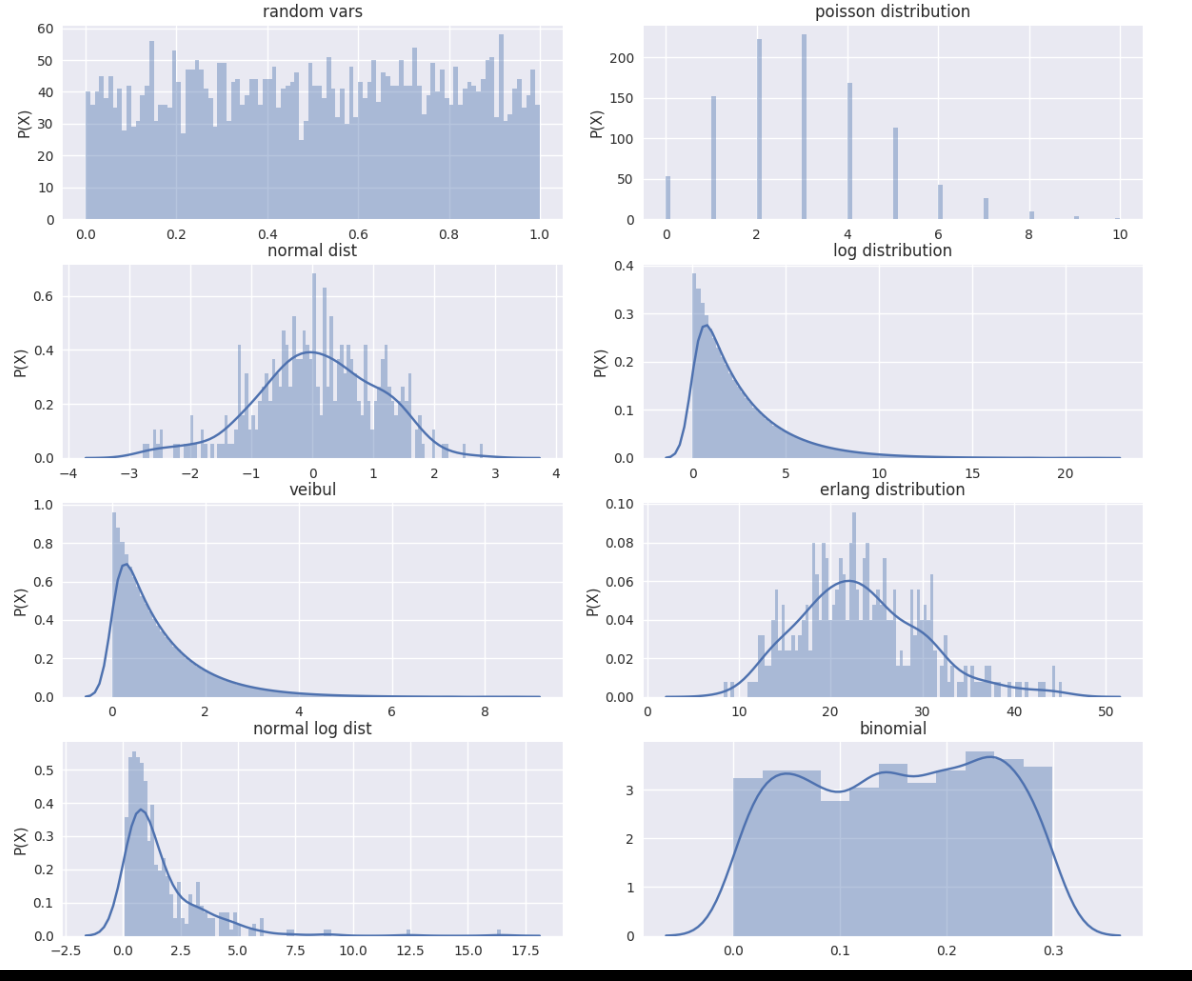

Source code (Python):
import numpy as np
import matplotlib.pyplot as plt
import seaborn as sns

### randoms_mixed = np.random.rand(1, pow(2, k-2))
np.random.seed(sum(map(ord, "distributions")))
sns.set(color_codes=True)
__bins__ = 50

def binomial_dist(randoms_mixed, P, N_experiments): # P binomial threshold
    condition = randoms_mixed[:N_experiments] <= P
    plt.subplot(428)
    plt.title("binomial")
    binomial__ = np.extract(condition, randoms_mixed)
    sns.distplot(binomial__)
    return binomial__

def __randn__log__(randoms_mixed, expectaion, sigma):  # normal distribution rand
    length = int(randoms_mixed.shape[0]/12)
    randoms_mixed = randoms_mixed[:length*12]
    randoms_mixed = randoms_mixed.reshape((length, 12))
    S = 0
    randoms_normal_log = np.array([])
    for randoms_mixed_i in randoms_mixed:
        S = 0
        for j in range(12):
            S += randoms_mixed_i[j]
        randoms_normal_log = np.append(randoms_normal_log, np.exp(expectaion + sigma*(S-6)))

    plt.subplot(427)
    plt.title("normal log dist")
    plt.ylabel('P(X)')

    sns.distplot(randoms_normal_log, bins=__bins__)
    return randoms_normal_log

def __randn__(randoms_mixed, expectaion, sigma):  # normal distribution rand
    length = int(randoms_mixed.shape[0]/12)
    print(length)
    randoms_mixed = randoms_mixed[:length*12]
    print(randoms_mixed)
    randoms_mixed = randoms_mixed.reshape((length, 12))
    print(randoms_mixed)
    S = 0
    randoms_normal = np.array([])
    for randoms_mixed_i in randoms_mixed:
        S = 0
        for j in range(12):
            S += randoms_mixed_i[j]
        randoms_normal = np.append(randoms_normal, expectaion + sigma*(S-6))

    plt.subplot(423)
    plt.title("normal dist")
    plt.ylabel('P(X)')
    sns.distplot(randoms_normal, bins=__bins__)
    return randoms_normal


def erlang_rand(randoms_mixed):
    length = int(randoms_mixed.shape[0]/12)
    randoms_mixed = randoms_mixed[:length*12]
    randoms_mixed = randoms_mixed.reshape((length, 12))
    randoms_erlang = np.array([])
    erlang_alpha = 0.5
    for randoms_mixed_i in randoms_mixed:
        randoms_erlang = np.append(randoms_erlang, -1/erlang_alpha * np.log(np.prod(randoms_mixed_i))) 

    plt.subplot(426)
    plt.title("erlang distribution")
    plt.ylabel('P(X)')
    sns.distplot(randoms_erlang, bins=__bins__)
    return randoms_erlang
miu = 10  #  for mixed version
n0 = 12947 
exponent_dist_lambda = 0.4
poisson_lambda = 3
t = 2
__lambda__ = 8*t+3

k = 14 
m = pow(2, k)
last_n = 1
last_n_mixed = 1
sigma = 1
expectaion = 1

veibul_alpha = 1
veibul_beta = 1
S = 1
J = 0
N_experiments_binomial = 10
P_binomial = 0.9

poisson_randoms = np.array([])
randoms = np.array([])
randoms_mixed = np.array([])
for i in range(pow(2, k-2)):
    n = (last_n * __lambda__) % m
    n_mixed = (last_n_mixed * __lambda__ + miu) % m
    last_n = n
    last_n_mixed = last_n
    randoms = np.append(randoms, n/m)
    randoms_mixed = np.append(randoms_mixed, n_mixed/m)
    r = n_mixed/m
    S = S * r

    if S < np.exp(-poisson_lambda):
        poisson_randoms = np.append(poisson_randoms, J)    
        J = 0
        S = 1
    else:
        J = J+1
    #
print("=================================\n\t-------------congruential mixed random number generator-------------", randoms_mixed)
print("mean of congruent:", np.mean(randoms_mixed))
exponent_dist = (-1/exponent_dist_lambda) * np.log(randoms_mixed)
# veibul page 139 Chilingaryan
veibul_dist = (pow(-1/veibul_alpha*np.log(randoms_mixed),1/veibul_beta))
print("\texponent distribution:")
print("exponent_dist mean :", np.mean(exponent_dist))
plt.figure(1)
plt.subplot(424)
plt.ylabel('P(X)')
plt.title("log distribution")
plt.grid(True)
log_dist= (-1/exponent_dist_lambda) * np.log(randoms_mixed)
sns.distplot(log_dist, bins=__bins__)
print("\tlog distribution:", log_dist)

plt.subplot(422)
plt.ylabel('P(X)')
plt.title("poisson distribution")
sns.distplot(poisson_randoms, bins=__bins__, kde = False)
print("\tpoisson randoms:", poisson_randoms)

plt.subplot(421)
plt.ylabel('P(X)')
plt.title("random vars")
sns.distplot(randoms_mixed, bins=__bins__,  kde=False)

randoms_normal = __randn__(randoms_mixed, expectaion, sigma)
print("\trandoms_normal:", randoms_normal)

plt.subplot(425)
plt.ylabel('P(X)')
plt.title("veibul")
sns.distplot(veibul_dist, bins=__bins__)
print("\tveibul dist:", veibul_dist)

randoms_erlang_dist = erlang_rand(randoms_mixed)
print("\trandoms_erlang:", randoms_erlang_dist)
randoms_normal_log = __randn__log__(randoms_mixed, expectaion, sigma)
print("\trandom_normal_log:", randoms_normal_log)

# configurations of binomial distribution
binomial_dist = binomial_dist(randoms_mixed, P_binomial, N_experiments_binomial)
print("binomial_dist:", binomial_dist)

monte = np.array([])
P_last = 0

step = 0.001
for P in np.arange(int(min(randoms_normal))-1, int(max(randoms_normal)+1), step):
    condition = randoms_normal > P-step
    monte_arr = np.extract(condition, randoms_normal)

    condition1 = monte_arr <= P
    monte_arr = np.extract(condition1, monte_arr)
    print(P)
    monte = np.append(monte, monte_arr.shape)

print(monte)

plt.figure(2)
sns.distplot(monte)
#plt.hist(monte)
plt.show()
